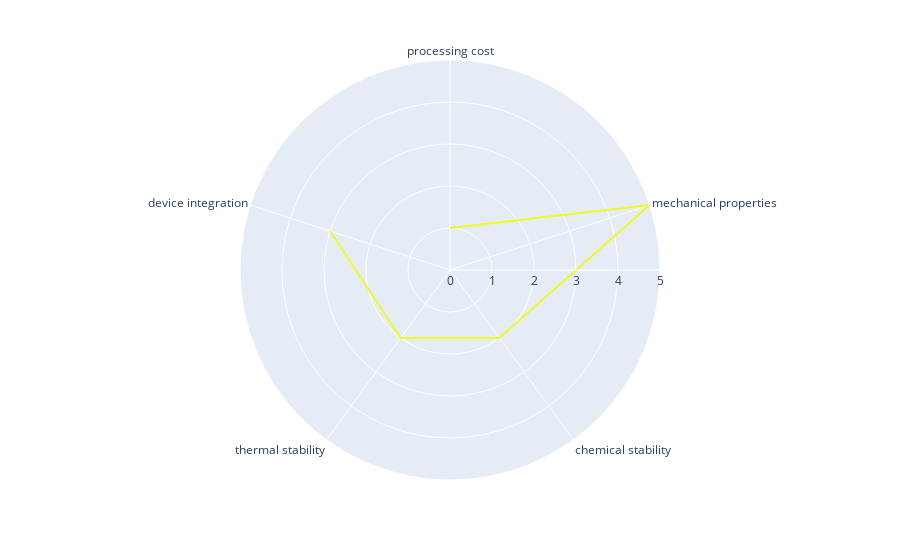

Notebook code cell kept with this figure:
### Code cell
"""
df : The whole Dataframe
r  : measure values 
theta : the data to disptach around the chart

"""

fig = px.line_polar(df,r='r',theta='theta')
fig.show()

### Figure 1 — Plotly figure (JSON) as saved in the notebook; plotly's stock layout.template omitted (floating-point values rounded to 4 significant figures)
{"data": [{"hovertemplate": "r=%{r}<br>theta=%{theta}<extra></extra>", "legendgroup": "", "line": {"color": "#f0f921", "dash": "solid"}, "marker": {"symbol": "circle"}, "mode": "lines", "name": "", "r": [1, 5, 2, 2, 3], "showlegend": false, "subplot": "polar", "theta": ["processing cost", "mechanical properties", "chemical stability", "thermal stability", "device integration"], "type": "scatterpolar"}], "layout": {"legend": {"tracegroupgap": 0}, "margin": {"t": 60}, "polar": {"angularaxis": {"direction": "clockwise", "rotation": 90}, "domain": {"x": [0, 1], "y": [0, 1]}}}}
